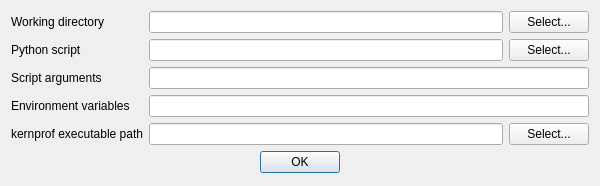
<?xml version="1.0" encoding="UTF-8"?>
<ui version="4.0">
 <class>configDialog</class>
 <widget class="QDialog" name="configDialog">
  <property name="geometry">
   <rect>
    <x>0</x>
    <y>0</y>
    <width>600</width>
    <height>186</height>
   </rect>
  </property>
  <property name="windowTitle">
   <string>Dialog</string>
  </property>
  <property name="modal">
   <bool>true</bool>
  </property>
  <layout class="QFormLayout" name="configLayout">
   <item row="0" column="0">
    <widget class="QLabel" name="wdirLabel">
     <property name="text">
      <string>Working directory</string>
     </property>
    </widget>
   </item>
   <item row="0" column="1">
    <layout class="QHBoxLayout" name="wdirLayout" stretch="1,0">
     <item>
      <widget class="QLineEdit" name="wdirWidget"/>
     </item>
     <item>
      <widget class="QPushButton" name="wdirButton">
       <property name="text">
        <string>Select...</string>
       </property>
      </widget>
     </item>
    </layout>
   </item>
   <item row="1" column="0">
    <widget class="QLabel" name="scriptLabel">
     <property name="text">
      <string>Python script</string>
     </property>
    </widget>
   </item>
   <item row="1" column="1">
    <layout class="QHBoxLayout" name="scriptLayout" stretch="1,0">
     <item>
      <widget class="QLineEdit" name="scriptWidget"/>
     </item>
     <item>
      <widget class="QPushButton" name="scriptButton">
       <property name="text">
        <string>Select...</string>
       </property>
      </widget>
     </item>
    </layout>
   </item>
   <item row="2" column="0">
    <widget class="QLabel" name="argumentsLabel">
     <property name="text">
      <string>Script arguments</string>
     </property>
    </widget>
   </item>
   <item row="2" column="1">
    <widget class="QLineEdit" name="argumentsWidget"/>
   </item>
   <item row="3" column="0">
    <widget class="QLabel" name="envLabel">
     <property name="text">
      <string>Environment variables</string>
     </property>
    </widget>
   </item>
   <item row="3" column="1">
    <widget class="QLineEdit" name="envWidgets"/>
   </item>
   <item row="4" column="0">
    <widget class="QLabel" name="kernprofLabel">
     <property name="text">
      <string>kernprof executable path</string>
     </property>
    </widget>
   </item>
   <item row="4" column="1">
    <layout class="QHBoxLayout" name="kernprofLayout" stretch="1,0">
     <item>
      <widget class="QLineEdit" name="kernprofWidget"/>
     </item>
     <item>
      <widget class="QPushButton" name="kernprofButton">
       <property name="text">
        <string>Select...</string>
       </property>
      </widget>
     </item>
    </layout>
   </item>
   <item row="5" column="0" colspan="2">
    <widget class="QDialogButtonBox" name="buttonBox">
     <property name="orientation">
      <enum>Qt::Horizontal</enum>
     </property>
     <property name="standardButtons">
      <set>QDialogButtonBox::Ok</set>
     </property>
     <property name="centerButtons">
      <bool>true</bool>
     </property>
    </widget>
   </item>
  </layout>
 </widget>
 <resources/>
 <connections>
  <connection>
   <sender>buttonBox</sender>
   <signal>accepted()</signal>
   <receiver>configDialog</receiver>
   <slot>accept()</slot>
   <hints>
    <hint type="sourcelabel">
     <x>248</x>
     <y>254</y>
    </hint>
    <hint type="destinationlabel">
     <x>157</x>
     <y>274</y>
    </hint>
   </hints>
  </connection>
  <connection>
   <sender>buttonBox</sender>
   <signal>rejected()</signal>
   <receiver>configDialog</receiver>
   <slot>reject()</slot>
   <hints>
    <hint type="sourcelabel">
     <x>316</x>
     <y>260</y>
    </hint>
    <hint type="destinationlabel">
     <x>286</x>
     <y>274</y>
    </hint>
   </hints>
  </connection>
 </connections>
</ui>
